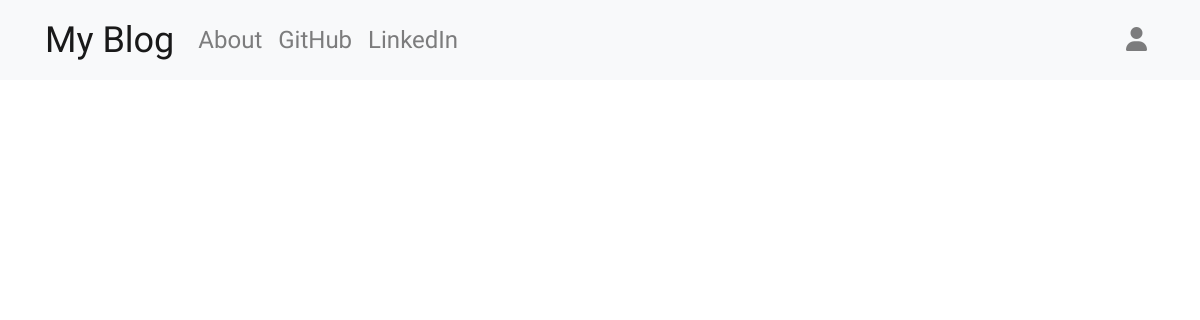
Before: / with the older database file.
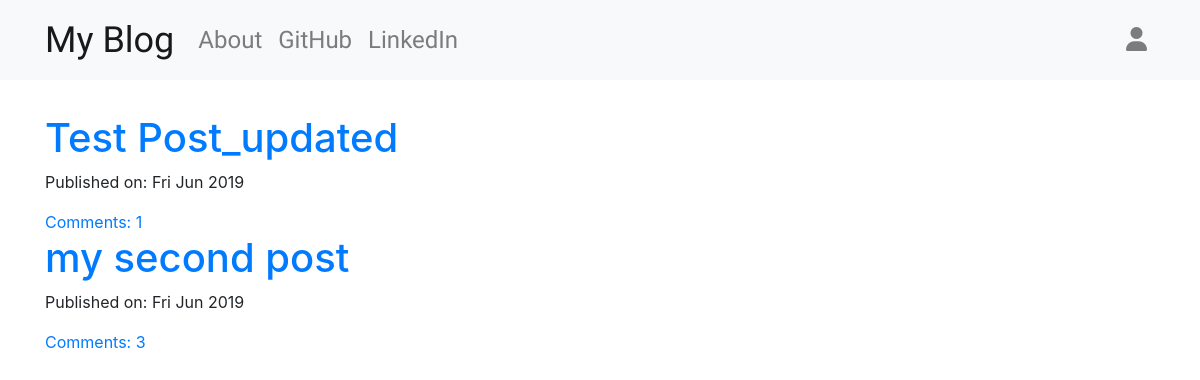
After: the same page with the newer database file.
### blog/models.py (models this page shows, shortened)
class Post(models.Model):
	author = models.ForeignKey('auth.User', on_delete = models.CASCADE)
	title = models.CharField(max_length=256)
	text = models.TextField()
	created_date = models.DateTimeField(default=timezone.now)
	published_date = models.DateTimeField(blank=True, null=True)
	def approve_comments(self):
		return self.comments.filter(approved_comment=True)

### blog/views.py (the view)
# urls.py: path('', views.PostListView.as_view(), name='post_list'),
class PostListView(ListView):
	model = Post
	def get_queryset(self):
		return Post.objects.filter(published_date__lte=timezone.now()).order_by('-published_date')

### blog/templates/blog/post_list.html
{% extends 'blog/base.html' %}
{% block content %}
<div class="centerstage">
	{% for post in post_list %}
		<div class="post">
			<h1> <a href="{% url 'post_detail' pk=post.pk %}">{{ post.title }}</a></h1>
			<div class="date">
				<p>Published on: {{ post.published_date|date:"D M Y" }}</p>
			</div>
			<a href="{% url 'post_detail' pk=post.pk %}">Comments: {{ post.approve_comments.count }}</a>
		</div>
	{% endfor %}
</div>
{% endblock content %}

### blog/templates/blog/base.html (shortened to what this page needs)
<!DOCTYPE html>
{% load staticfiles %}
<html lang="en">
<head>
	<link rel="stylesheet" href="https://stackpath.bootstrapcdn.com/bootstrap/4.1.3/css/bootstrap.min.css">
	<link rel="stylesheet" href="//cdn.jsdelivr.net/npm/medium-editor@latest/dist/css/medium-editor.min.css" type="text/css" media="screen" charset="utf-8">
	<link rel="stylesheet" href="{% static 'css/blog.css'%}">
</head>
<body class = 'loader'>
	<nav class="navbar navbar-expand-sm navbar-light bg-light techfont">
		<div class="container">
			<a class="navbar-brand bigbrand" href="{% url 'post_list' %}">My Blog</a>
			<div class="collapse navbar-collapse" id="navbarSupportedContent">
				<ul class="navbar-nav mr-auto">
					<li class="nav-item">
						<a class="nav-link" href="{% url 'about' %}">About</a>
					</li>
					<li class="nav-item">
						<a class="nav-link" href="https://github.com/raghvendra1218">GitHub</a>
					</li>
					<li class="nav-item">
						<a class="nav-link" href="https://www.linkedin.com/in/raghvendradixit/">LinkedIn</a>
					</li>
				</ul>
				<ul class="navbar-nav ml-auto">
					{% if user.is_authenticated %}
					<li class="nav-item">
						<a class="nav-link" href="{% url 'post_new' %}">New Post</a>
					</li>
					<li class="nav-item">
						<a class="nav-link" href="{% url 'post_draft_list' %}">Drafts</a>
					</li>
					<li class="nav-item">
						<a class="nav-link" href="{% url 'logout' %}">Logout</a>
					</li>
					<li class="nav-item">
						<a class="nav-link">Howdy {{user.username}} !</a>
					</li>
					{% else %}
					<li class="nav-item ml-auto">
						<a class="nav-link" href="{% url 'login' %}"><i class="fa fa-user" aria-hidden="true"></i></a>
					</li>
					{% endif %}
				</ul>
			</div>
		</div>
	</nav>
	<div class="content container">
		<div class="row">
			<div class="col-md-8">
				<div class="blog_posts">
					{% block content %}{% endblock %}
				</div>
			</div>
		</div>
	</div>
</body>
</html>

### blog/static/css/blog.css (style rules this page uses)
.techfont { font-family: "Russo One", sans-serif; font-size: 1.5em; margin-bottom: 10px; }
.bigbrand { font-size: 1.5em; }
.centerstage { margin-left: auto; margin-right: auto; }
.loader { filter: hue-rotate(0deg); animation: hue 10000ms infinite linear; }

Changed rows visible on the page:
added Post: title "Test Post_updated", published_date "Fri Jun 2019", approve_comments.count "1"
added Post: title "my second post", published_date "Fri Jun 2019", approve_comments.count "3"
